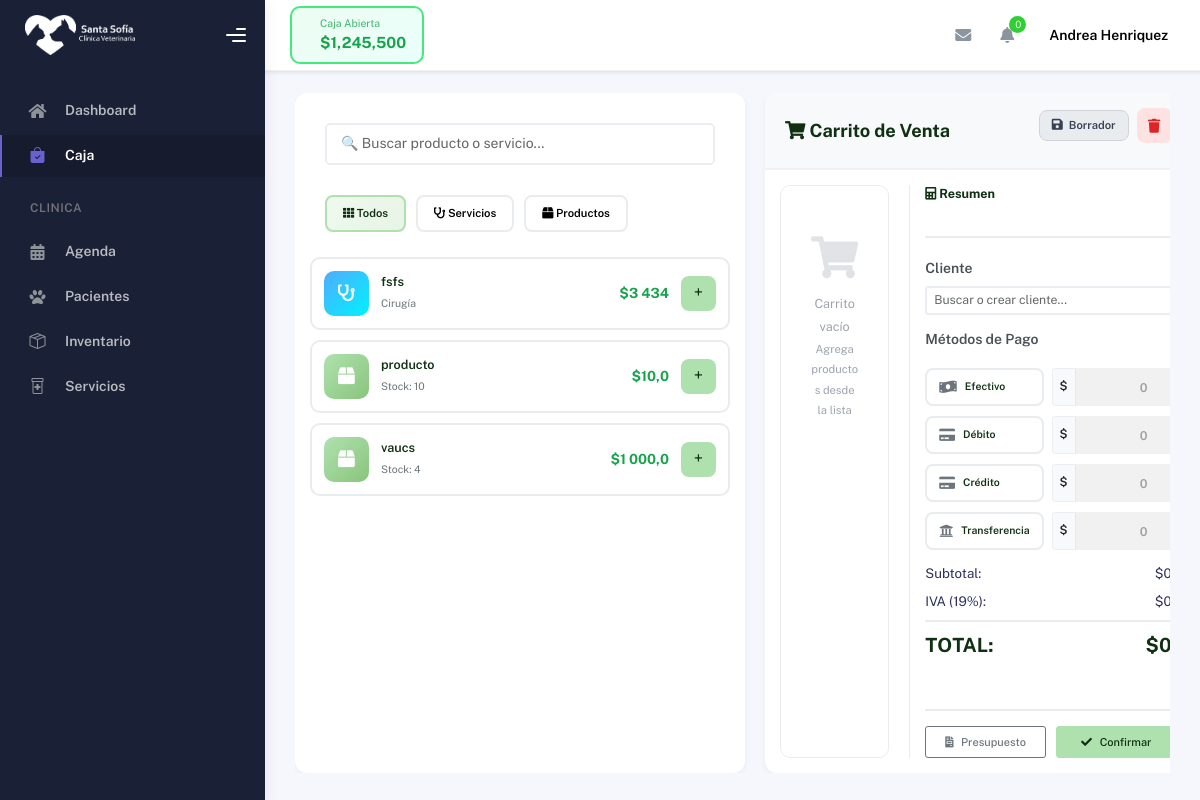
Page /caja/ (signed in) on the earlier database version.
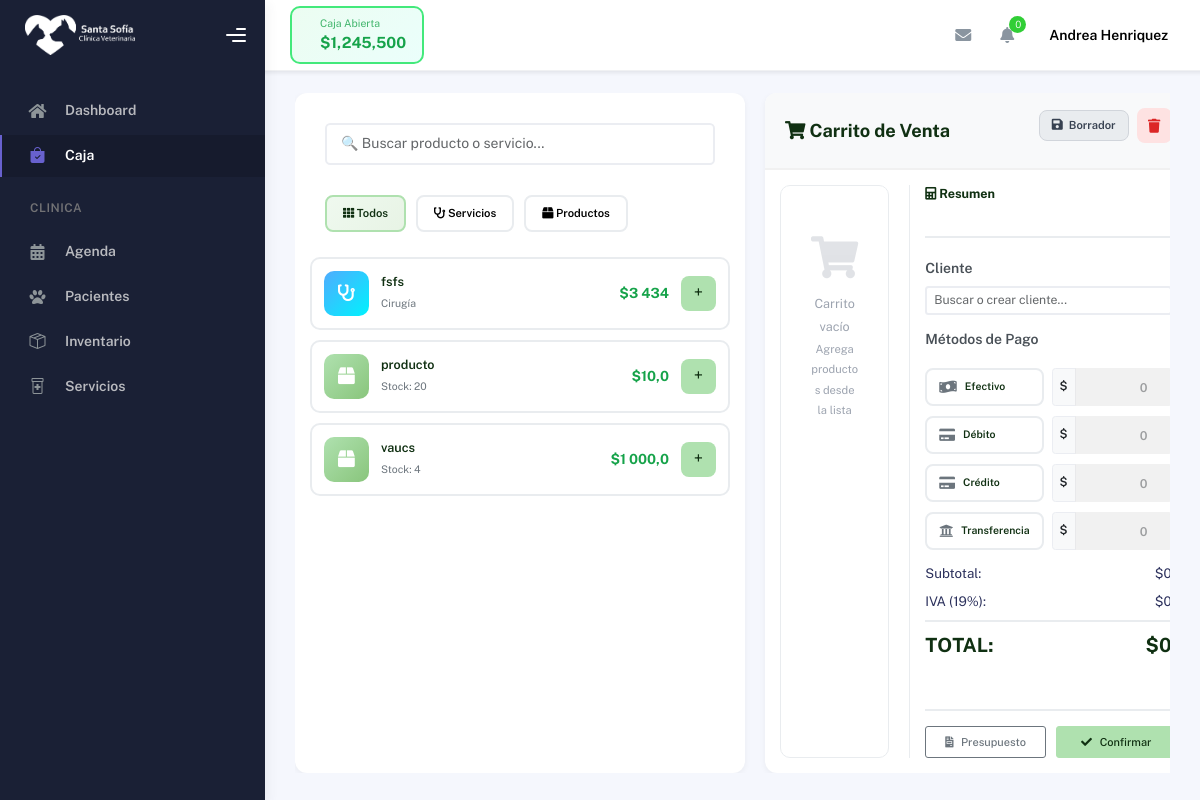
Same page on the later database version.
### hospital/models.py (models this page shows, shortened)
class Insumo(models.Model):
    TIPO_MOVIMIENTO_CHOICES = [
        ('entrada', 'Entrada de Stock'),
        ('salida', 'Salida de Stock'),  # ⭐ ASEGURAR que diga "Salida de Stock"
        ('venta', 'Venta'),
        ('consulta', 'Uso en Consulta'),
        ('hospitalizacion', 'Uso en Hospitalización'),
        ('ajuste_manual', 'Ajuste Manual'),
        ('devolucion', 'Devolución'),
        ('registro_inicial', 'Registro Inicial'),
    ]
    idInventario = models.AutoField(primary_key=True)
    medicamento = models.CharField(max_length=200)
    sku = models.CharField(max_length=100, blank=True, null=True)
    especie = models.CharField(max_length=50, blank=True, null=True)
    descripcion = models.TextField(blank=True, null=True)
    ml_contenedor = models.DecimalField(max_digits=10, decimal_places=2, null=True, blank=True, verbose_name="ML en Contenedor")
    tipo = models.CharField(max_length=50, null=True, blank=True, verbose_name="Tipo de Producto")
    precio_venta = models.FloatField(default=0)
    stock_actual = models.IntegerField(default=0)
    precauciones = models.TextField(blank=True, null=True)
    contraindicaciones = models.TextField(blank=True, null=True)
    efectos_adversos = models.TextField(blank=True, null=True)
    dosis_ml = models.FloatField(blank=True, null=True)
    peso_kg = models.FloatField(blank=True, null=True)
    fecha_creacion = models.DateTimeField(default=timezone.now, verbose_name="Fecha de Registro")
    ultimo_ingreso = models.DateTimeField(null=True, blank=True)
    ultimo_movimiento = models.DateTimeField(null=True, blank=True)
    tipo_ultimo_movimiento = models.CharField(
        max_length=20,
        choices=TIPO_MOVIMIENTO_CHOICES,
        null=True,
        blank=True
    )
    usuario_ultimo_movimiento = models.ForeignKey(
        settings.AUTH_USER_MODEL,
        on_delete=models.SET_NULL,
        null=True,
        blank=True,
        related_name='movimientos_insumos'
    )
    class Meta:
        db_table = "Insumo"
        ordering = ["medicamento"]

### caja/views.py (the view)
# urls.py: path('', views.caja, name='cashregister'),
@login_required
def caja(request):
    productos = Insumo.objects.all()
    servicios = Servicio.objects.all()
    return render(request, 'cash_register.html', {
        'productos': productos,
        'servicios': servicios,
    })

### cuentas/models.py (called while the page is built)
    def get_rol_display_custom(self):
        if self.is_staff and self.is_superuser:
            return 'Administración'
        return self.get_rol_display()

### caja/templates/cash_register.html (shortened to what the changed rows need)
{% extends 'partials/base.html' %}
{% load static %}
{% load humanize %}
{% block extra_css %}
<link rel="stylesheet" href="{% static 'caja/css/cash_register.css' %}">
{% endblock %}
{% block content %}
<div class="cash-layout">
    <div class="cash-main">
        <div class="products-section">
            <div class="products-list" id="productsList">
{% for producto in productos %}
<div class="product-list-item" data-category="productos"
    onclick="addToCart('{{ producto.medicamento|escapejs }}', {{ producto.precio_venta }})">
    <div class="icon">
        <i class="fas fa-box"></i>
    </div>
    <div class="info">
        <h6>{{ producto.medicamento }}</h6>
        <p>Stock: {{ producto.stock_actual }} {{ producto.unidad_medida }}</p>
    </div>
    <div class="price">${{ producto.precio_venta|intcomma }}</div>
    <button class="add-btn">+</button>
</div>
{% empty %}
<p class="empty-section">No hay productos en inventario.</p>
{% endfor %}
            </div>
        </div>
    </div>
</div>
{% endblock %}

Differences in the rows shown:
changed Insumo "producto": stock_actual "10" → "20"
